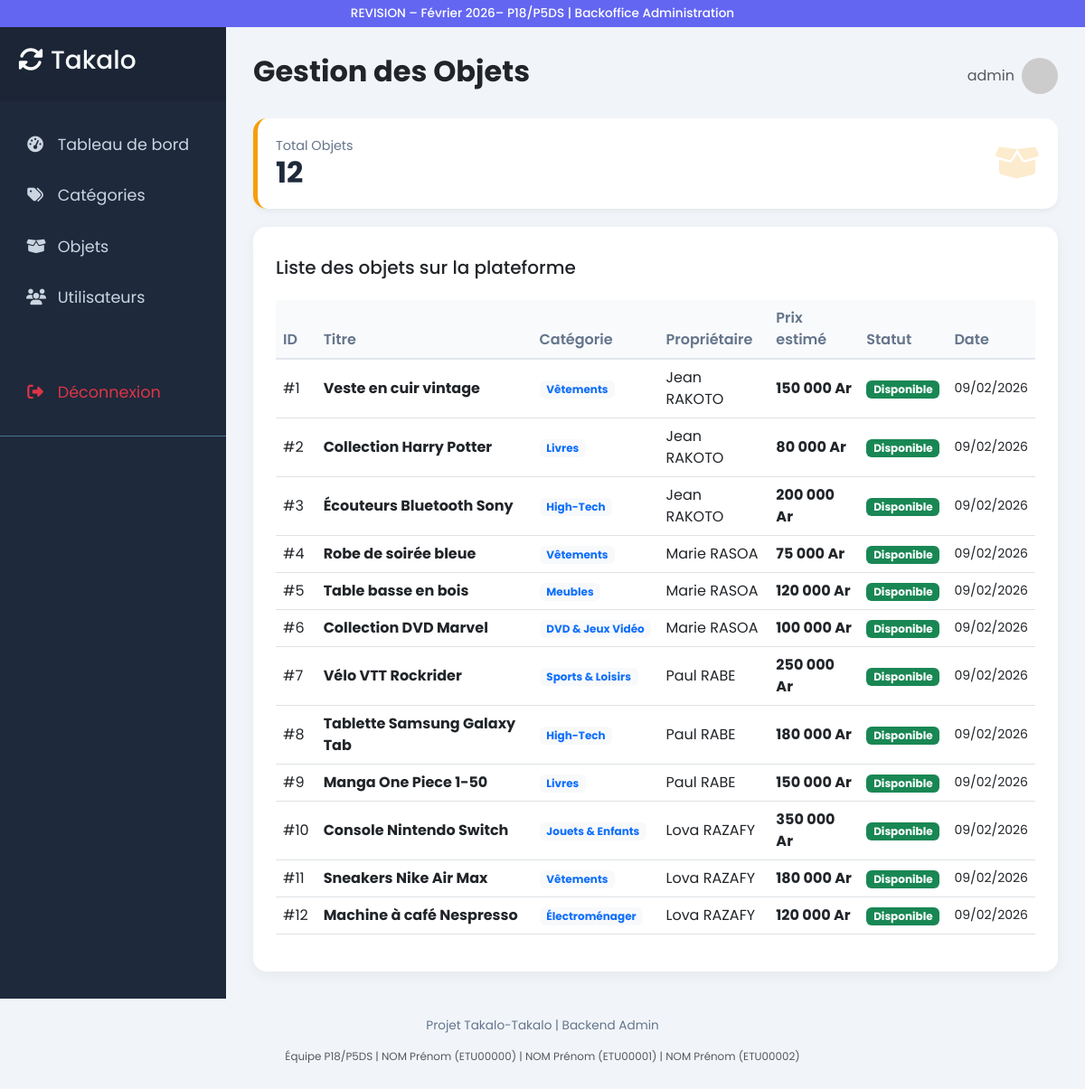
The app's page /admin/objects (signed in) with its own data.
### tables this page shows
CREATE TABLE IF NOT EXISTS objects (
    id INT AUTO_INCREMENT PRIMARY KEY,
    user_id INT NOT NULL,
    category_id INT NOT NULL,
    title VARCHAR(200) NOT NULL,
    description TEXT DEFAULT NULL,
    estimated_price DECIMAL(15, 2) DEFAULT 0,
    status ENUM('available', 'exchanged', 'unavailable') DEFAULT 'available',
    created_at DATETIME DEFAULT CURRENT_TIMESTAMP,
    updated_at DATETIME DEFAULT NULL ON UPDATE CURRENT_TIMESTAMP,
    
    FOREIGN KEY (user_id) REFERENCES users(id) ON DELETE CASCADE,
    FOREIGN KEY (category_id) REFERENCES categories(id) ON DELETE RESTRICT
);

CREATE TABLE IF NOT EXISTS categories (
    id INT AUTO_INCREMENT PRIMARY KEY,
    name VARCHAR(100) NOT NULL UNIQUE,
    description TEXT DEFAULT NULL,
    created_at DATETIME DEFAULT CURRENT_TIMESTAMP,
    updated_at DATETIME DEFAULT NULL ON UPDATE CURRENT_TIMESTAMP
);

CREATE TABLE IF NOT EXISTS users (
    id INT AUTO_INCREMENT PRIMARY KEY,
    nom VARCHAR(100) NOT NULL,
    prenom VARCHAR(100) NOT NULL,
    email VARCHAR(150) NOT NULL UNIQUE,
    password VARCHAR(255) NOT NULL,
    telephone VARCHAR(20) DEFAULT NULL,
    adresse TEXT DEFAULT NULL,
    status ENUM('active', 'inactive', 'banned') DEFAULT 'active',
    created_at DATETIME DEFAULT CURRENT_TIMESTAMP,
    updated_at DATETIME DEFAULT NULL ON UPDATE CURRENT_TIMESTAMP
);

### controllers/AdminController.php (called while the page is built, shortened)
<?php
require_once __DIR__ . '/../models/Objet.php';
class AdminController extends BaseController {
    private Objet $objetModel;
    public function __construct() {
        $this->objetModel = new Objet();
    }
    public function objects(): void {
        $objects = $this->objetModel->getAllWithDetails();
        $this->render('admin/objects', [
            'title' => 'Gestion des Objets',
            'objects' => $objects,
            'flash' => $this->getFlash()
        ], 'admin');
    }
}

### config/Database.php (called while the page is built, shortened)
<?php
class Database {
    private static ?PDO $instance = null;
    public static function getInstance(): PDO {
        if (self::$instance === null) {
            try {
                $dsn = "mysql:host=" . self::HOST . ";dbname=" . self::DBNAME . ";charset=" . self::CHARSET;
                self::$instance = new PDO($dsn, self::USERNAME, self::PASSWORD, [
                    PDO::ATTR_ERRMODE => PDO::ERRMODE_EXCEPTION,
                    PDO::ATTR_DEFAULT_FETCH_MODE => PDO::FETCH_ASSOC,
                    PDO::ATTR_EMULATE_PREPARES => false
                ]);
            } catch (PDOException $e) {
                die("Erreur de connexion à la base de données: " . $e->getMessage());
            }
        }
        return self::$instance;
    }
}

### models/BaseModel.php (called while the page is built, shortened)
<?php
require_once __DIR__ . '/../config/Database.php';
abstract class BaseModel {
    public function __construct() {
        $this->db = Database::getInstance();
    }
}

### models/Objet.php (called while the page is built, shortened)
<?php
require_once __DIR__ . '/BaseModel.php';
class Objet extends BaseModel {
    protected string $table = 'objects';
    public function getAllWithDetails(): array {
        $sql = "SELECT o.*, c.name as category_name, u.nom, u.prenom
                FROM {$this->table} o
                LEFT JOIN categories c ON o.category_id = c.id
                LEFT JOIN users u ON o.user_id = u.id
                ORDER BY o.created_at DESC";
        $stmt = $this->db->query($sql);
        return $stmt->fetchAll();
    }
}

### views/admin/objects.php (the view)
<div class="stat-card" style="border-left-color: #f59e0b;">
    <div class="stat-info">
        <p>Total Objets</p>
        <h3><?= count($objects ?? []) ?></h3>
    </div>
    <div class="stat-icon" style="color: #f59e0b;">
        <i class="fas fa-box-open"></i>
    </div>
</div>
<div class="table-container">
    <div class="d-flex justify-content-between mb-3">
        <h5 class="mt-2">Liste des objets sur la plateforme</h5>
    </div>
    <div class="table-responsive">
        <table class="table table-hover align-middle">
            <thead>
                <tr>
                    <th>ID</th>
                    <th>Titre</th>
                    <th>Catégorie</th>
                    <th>Propriétaire</th>
                    <th>Prix estimé</th>
                    <th>Statut</th>
                    <th>Date</th>
                </tr>
            </thead>
            <tbody>
                <?php if (empty($objects)): ?>
                <tr>
                    <td colspan="7" class="text-center text-muted py-4">
                        <i class="fas fa-box-open fa-3x mb-3 d-block opacity-25"></i>
                        Aucun objet enregistré
                    </td>
                </tr>
                <?php else: ?>
                <?php foreach ($objects as $obj): ?>
                <tr>
                    <td>#<?= $obj['id'] ?></td>
                    <td class="fw-bold text-dark"><?= htmlspecialchars($obj['title']) ?></td>
                    <td>
                        <span class="badge bg-light text-primary"><?= htmlspecialchars($obj['category_name'] ?? 'N/A') ?></span>
                    </td>
                    <td><?= htmlspecialchars(($obj['prenom'] ?? '') . ' ' . ($obj['nom'] ?? '')) ?></td>
                    <td class="fw-bold"><?= number_format($obj['estimated_price'] ?? 0, 0, ',', ' ') ?> Ar</td>
                    <td>
                        <?php
                        $statusColors = [
                            'available' => 'success',
                            'exchanged' => 'info',
                            'unavailable' => 'secondary'
                        ];
                        $statusLabels = [
                            'available' => 'Disponible',
                            'exchanged' => 'Échangé',
                            'unavailable' => 'Indisponible'
                        ];
                        $status = $obj['status'] ?? 'available';
                        ?>
                        <span class="badge bg-<?= $statusColors[$status] ?? 'secondary' ?>">
                            <?= $statusLabels[$status] ?? $status ?>
                        </span>
                    </td>
                    <td class="small"><?= date('d/m/Y', strtotime($obj['created_at'])) ?></td>
                </tr>
                <?php endforeach; ?>
                <?php endif; ?>
            </tbody>
        </table>
    </div>
</div>

### views/layouts/admin.php (style rules this page uses)
:root { --primary-color: #6366f1; --secondary-color: #a855f7; --sidebar-bg: #1e293b; --sidebar-hover: #334155; --text-light: #f8fafc; }
body { font-family: 'Poppins', sans-serif; background-color: #f1f5f9; overflow-x: hidden; }
.stat-card { background: white; border-radius: 15px; padding: 20px; box-shadow: 0 4px 6px -1px rgba(0, 0, 0, 0.05); display: flex; align-items: center; justify-content: space-between; margin-bottom: 20px; border-left: 5px solid var(--primary-color); }
.stat-icon { font-size: 2.5rem; color: var(--primary-color); opacity: 0.2; }
.stat-info h3 { margin: 0; font-size: 2rem; font-weight: 700; color: #1e293b; }
.stat-info p { margin: 0; color: #64748b; font-size: 0.9rem; }
.table-container { background: white; padding: 25px; border-radius: 15px; box-shadow: 0 4px 15px rgba(0, 0, 0, 0.05); }
.table thead th { background-color: #f8fafc; color: #64748b; font-weight: 600; border-bottom: 2px solid #e2e8f0; }

### records on screen
objects: id "1", title "Veste en cuir vintage", category.name "Vêtements", user.nom "Jean RAKOTO", estimated_price "150 000", status "Disponible", created_at "09/02/2026"
objects: id "2", title "Collection Harry Potter", category.name "Livres", user.nom "Jean RAKOTO", estimated_price "80 000", status "Disponible", created_at "09/02/2026"
objects: id "3", title "Écouteurs Bluetooth Sony", category.name "High-Tech", user.nom "Jean RAKOTO", estimated_price "200 000", status "Disponible", created_at "09/02/2026"
objects: id "4", title "Robe de soirée bleue", category.name "Vêtements", user.nom "Marie RASOA", estimated_price "75 000", status "Disponible", created_at "09/02/2026"
objects: id "5", title "Table basse en bois", category.name "Meubles", user.nom "Marie RASOA", estimated_price "120 000", status "Disponible", created_at "09/02/2026"
objects: id "6", title "Collection DVD Marvel", category.name "DVD & Jeux Vidéo", user.nom "Marie RASOA", estimated_price "100 000", status "Disponible", created_at "09/02/2026"
objects: id "7", title "Vélo VTT Rockrider", category.name "Sports & Loisirs", user.nom "Paul RABE", estimated_price "250 000", status "Disponible", created_at "09/02/2026"
objects: id "8", title "Tablette Samsung Galaxy Tab", category.name "High-Tech", user.nom "Paul RABE", estimated_price "180 000", status "Disponible", created_at "09/02/2026"
objects: id "9", title "Manga One Piece 1-50", category.name "Livres", user.nom "Paul RABE", estimated_price "150 000", status "Disponible", created_at "09/02/2026"
objects: id "10", title "Console Nintendo Switch", category.name "Jouets & Enfants", user.nom "Lova RAZAFY", estimated_price "350 000", status "Disponible", created_at "09/02/2026"
objects: id "11", title "Sneakers Nike Air Max", category.name "Vêtements", user.nom "Lova RAZAFY", estimated_price "180 000", status "Disponible", created_at "09/02/2026"
objects: id "12", title "Machine à café Nespresso", category.name "Électroménager", user.nom "Lova RAZAFY", estimated_price "120 000", status "Disponible", created_at "09/02/2026"

### other values on screen
$title "Gestion des Objets"
$_SESSION['admin_login'] "admin"
count($objects ?? []) "12"
APP_NAME "Takalo-Takalo"
implode(' | ', $members) "NOM Prénom (ETU00000) | NOM Prénom (ETU00001) | NOM Prénom (ETU00002)"
